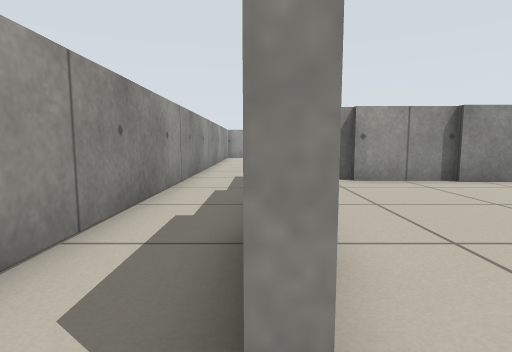
[1] (above)

24 first-person views from a walk through a robot-simulator world made for Stage. The camera is 0.5 m above the floor, tilts 6° down and sees 80° across. The lines on the ground mark 1 m squares. The floor is counted in squares, 0.5 m on a side. Each view is taken from the middle of a square. On the plan, view 1 faces up. The plan holds only what a view shows up to about 12 squares ahead; the rest is blank. The place goes on beyond the plan. Robots are left out.

[2]
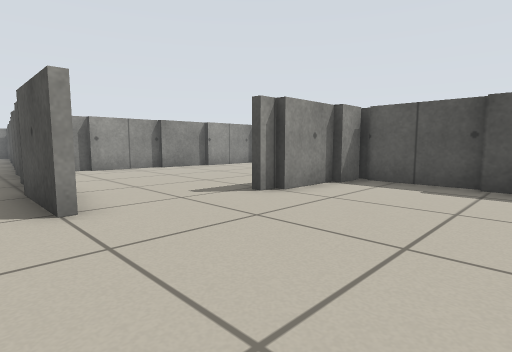

[3]
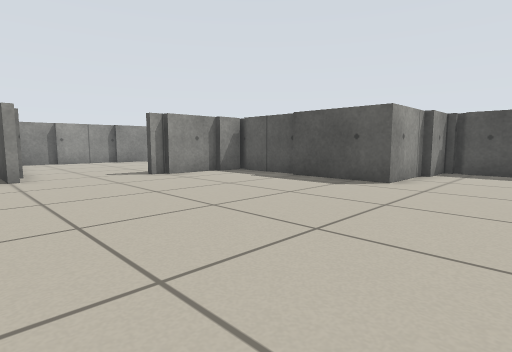

[4]
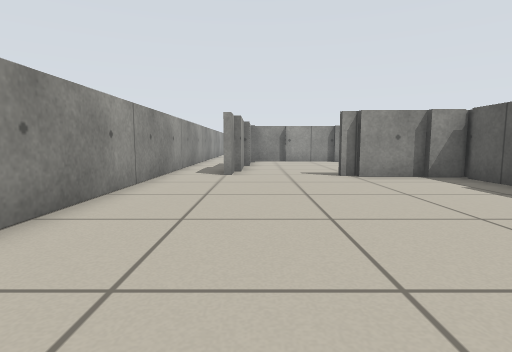

[5]
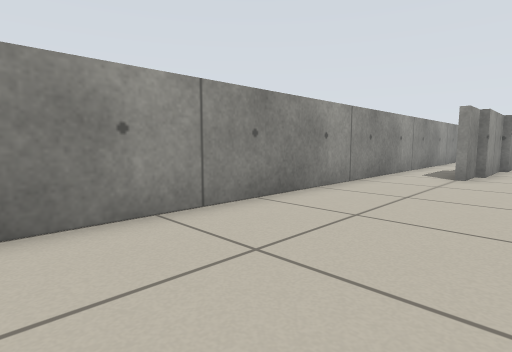

[6]
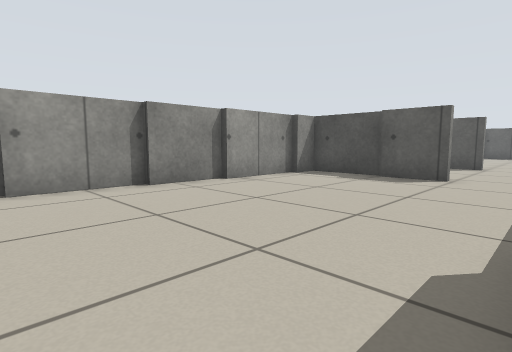

[7]
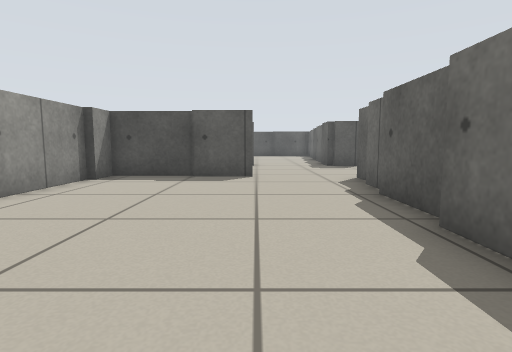

[8]
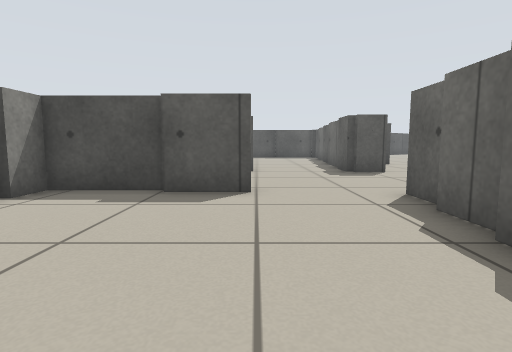

[9]
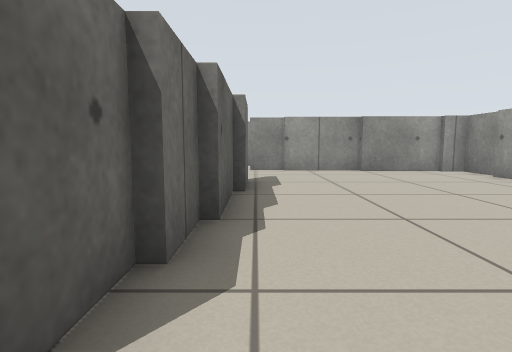

[10]
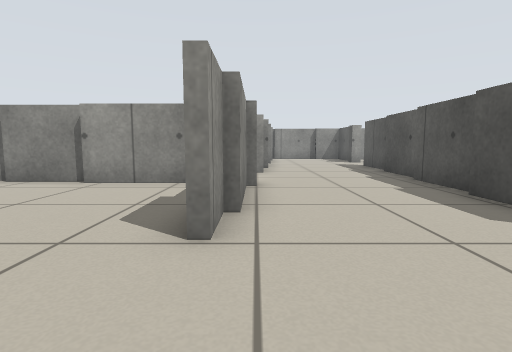

[11]
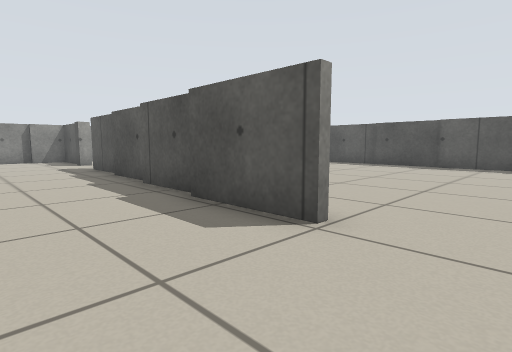

[12]
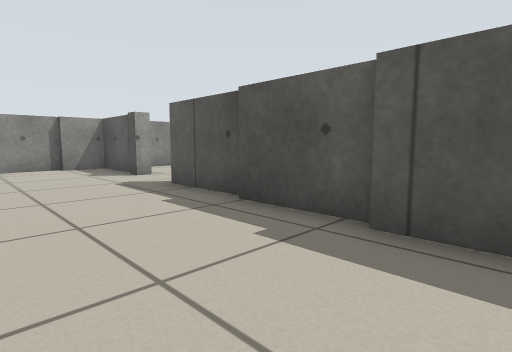

[13]
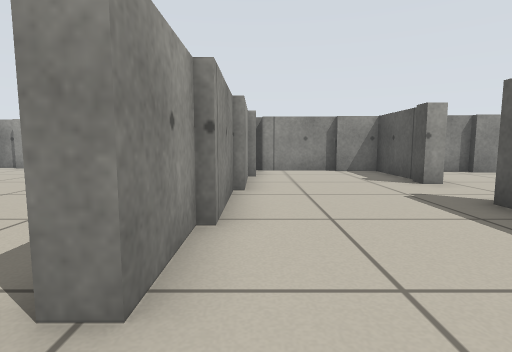

[14]
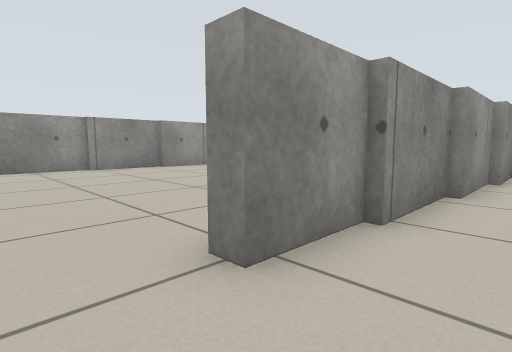

[15]
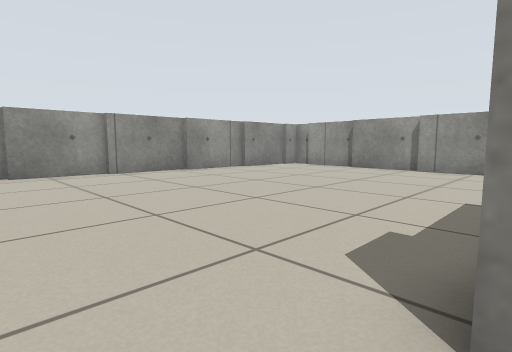

[16]
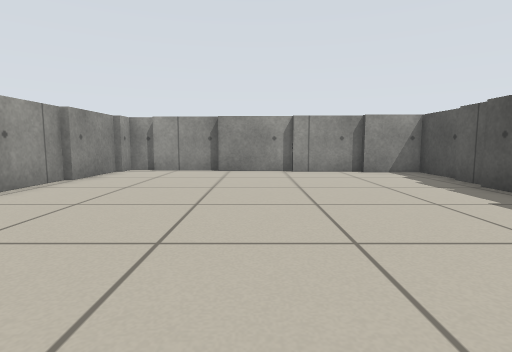

[17]
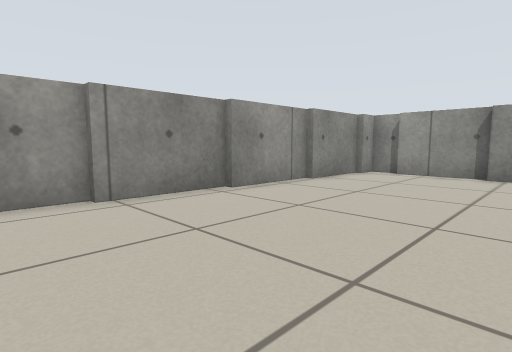

[18]
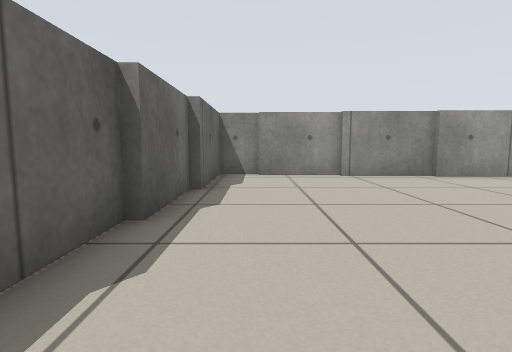

[19]
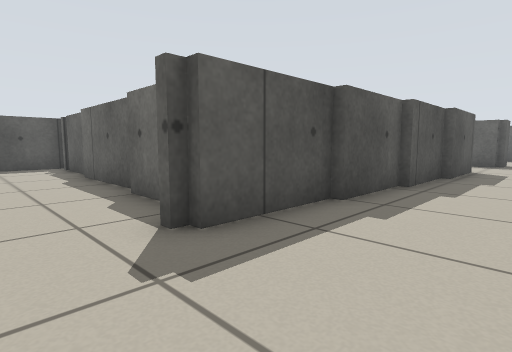

[20]
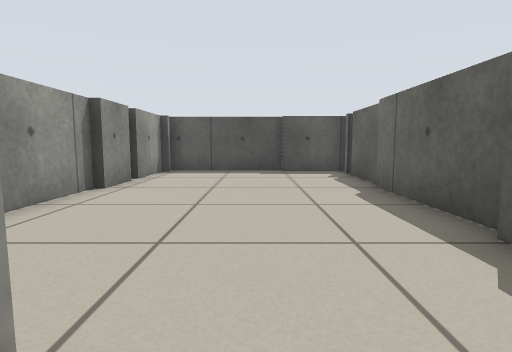

[21]
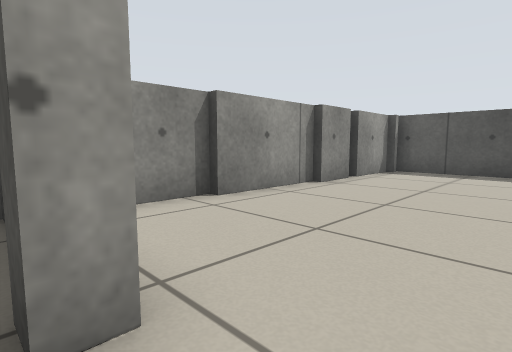

[22]
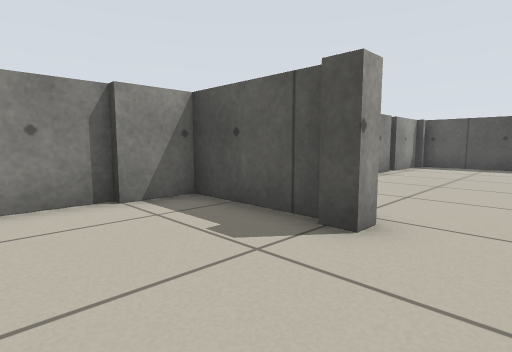

[23]
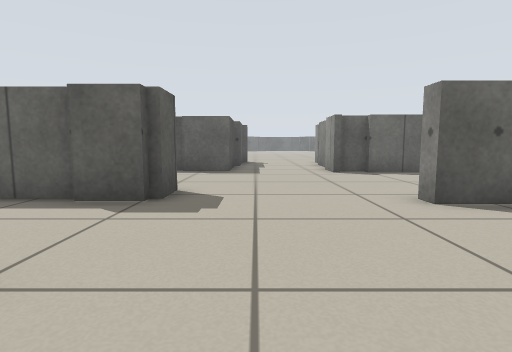

[24]
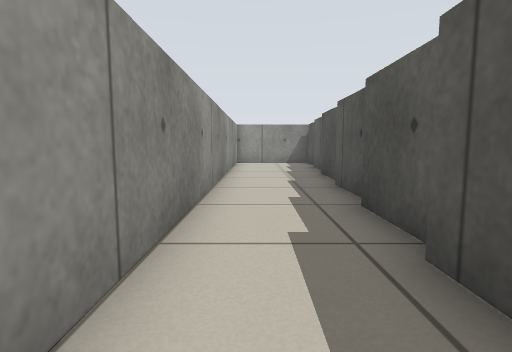

### Floor plan
Points are (right, up) in squares from view 1. A wall is a line through its corners. A room is listed if a view was taken in it or the views show most of it. See-through windows are left out.
Room 1 (views 1, 2, 3, 4, 5)
walls: (7.1, -2.9) (7.1, 0) (6.1, 0); (4.2, 0.5) (3.6, 0.5); (6.1, 0.3) (4.1, 0.3); (9.4, -6) (6.9, -6) (6.9, -2.8); (-2, 0.4) (-2, -8.8); (10.9, -6.2) (9.2, -6.2); (10.8, -8) (10.8, -6.6)
ways out: opening at (2, 1) to room 2; opening at (-1, 1) to room 5
Room 2 (views 6, 7, 8)
walls: (5.6, 0.5) (8.1, 0.5); (4.1, 0.8) (5.6, 0.8); (8, 0.3) (9.6, 0.3); (7.6, 8) (5.4, 8); (5.5, 8.3) (2.6, 8.3); (9.5, 0) (11, 0); (11.3, 3) (11.3, 5); (2.8, 8.5) (1, 8.5) (1, 7.8); (11.5, 4.9) (11.5, 7.5) (10.5, 7.5); (0.5, 5) (0.5, 2); (10.5, 7.8) (7.5, 7.8); (0.2, 2.1) (0.2, 0.8); (0.7, 7.9) (0.7, 4.9)
ways out: opening at (2, 1) to room 1; opening at (11, 1.5) to room 3
Room 3 (views 9, 10, 11, 12, 13, 14, 19, 20, 21, 22, 23)
walls: (16.2, 3) (16.2, 6); (11.5, 4.5) (11.5, 3); (16.4, 5.9) (16.4, 8.6); (11, 0) (11, -0.6); (11.8, 7.2) (11.8, 4.4); (15.7, -1.6) (15.7, -0.3); (16.7, 8.5) (16.7, 11.2); (16.9, 11.1) (16.9, 14); (11.3, -5.6) (11.3, -7); (10, -6) (11, -6); (12.3, 12.8) (12.3, 10.6); (15, -7.1) (15, -6.2) (16.8, -6.2); (8.1, -5.7) (10.1, -5.7); (12.5, 15.6) (12.5, 12.6); (17.8, 16.6) (17.2, 16.6) (17.2, 17.1); (17.4, 17.1) (17.4, 20.2) (15.9, 20.2); (12.8, 18.5) (12.8, 15.5); (16, 20.4) (13, 20.4) (13, 18.4)
ways out: opening at (11, 1.5) to room 2; opening at (12, 9.5) to room 4; opening at (18.5, 15.5) to room 6; opening at (17, 2)
Room 4 (views 15, 16, 17, 18)
walls: (12.3, 16.1) (12.3, 17.1); (1.4, 15.6) (1.4, 12.6); (12.5, 17.4) (12.5, 18.4); (1.2, 12.8) (1.2, 10); (1.7, 18.5) (1.7, 15.5); (8.4, 21.2) (5.6, 21.2); (5.6, 21.5) (3.1, 21.5); (7, 8.3) (9.1, 8.3); (12.3, 10.6) (11.8, 10.6); (12.8, 18.8) (12.8, 20.7) (10.8, 20.7); (4.4, 8.5) (7.1, 8.5); (10.9, 21) (8.2, 21); (1, 10.1) (1, 8.8) (4.5, 8.8); (1.9, 21) (1.9, 18.4)
ways out: opening at (12, 9.5) to room 3
Room 5 (view 24)
walls: (1, 11.5) (1, 13.5); (1.2, 14.4) (1.2, 16.4); (0.7, 8.9) (0.7, 10.9); (1.5, 17.4) (1.5, 18.2); (-2, 18) (-2, 0.4); (0.5, 7.6) (0.5, 8.6); (0.2, 5.1) (0.2, 5.8); (0, 0.8) (0, 3.4)
ways out: opening at (-1, 1) to room 1
Room 6 (no view inside)
walls: (24.6, 12.9) (26.9, 12.9); (23.9, 19.7) (20.6, 19.7); (20.4, 13.2) (24.1, 13.2); (25.4, 19.4) (23.8, 19.4); (20.8, 19.9) (19, 19.9); (18.9, 13.5) (20.2, 13.5); (28.5, 15) (28.5, 19.2); (28.1, 19.4) (25.8, 19.4); (28.2, 12.6) (28.2, 15)
ways out: opening at (18.5, 15.5) to room 3

Where each view was taken, in squares from view 1:
view 1: 0 up, 0 right, facing up
view 2: 4 down, 1 left, facing up-right
view 3: 9 down, 1 left, facing up-right
view 4: 9 down, 1 right, facing up
view 5: 9 down, 2 right, facing up-left
view 6: 1 up, 2 right, facing up-right
view 7: 3 up, 2 right, facing right
view 8: 3 up, 5 right, facing right
view 9: 1 up, 12 right, facing left
view 10: 0 up, 12 right, facing up
view 11: 1 up, 13 right, facing up-right
view 12: 7 up, 13 right, facing up-right
view 13: 9 up, 13 right, facing up
view 14: 9 up, 14 right, facing up-left
view 15: 9 up, 12 right, facing up-left
view 16: 10 up, 7 right, facing up
view 17: 11 up, 7 right, facing up-left
view 18: 10 up, 11 right, facing left
view 19: 16 up, 14 right, facing down-right
view 20: 16 up, 17 right, facing right
view 21: 15 up, 17 right, facing up-right
view 22: 15 up, 14 right, facing up-right
view 23: 5 up, 14 right, facing down
view 24: 6 up, 1 left, facing up
